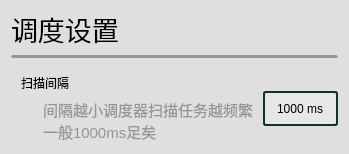
                     <widget class="QWidget" name="widget_95" native="true">
                      <property name="styleSheet">
                       <string notr="true">QWidget {
                background-color: #dfdfdf;  /* 背景颜色 */
				border-radius:10px;
            }
/* 调整勾选框的大小 */
QCheckBox::indicator {
	width: 20px;      /* 勾选框宽度 */
	height: 20px;     /* 勾选框高度 */
	outline:none;
border:none;
}

/* 可选：设置勾选框不同状态的样式 */
QCheckBox::indicator:unchecked {
	border: 2px solid #0f322f;
	border-radius: 3px;
}
QCheckBox::indicator:checked {
	background-color:#39C5BB;
	border: 2px solid #0f322f;
	border-radius: 3px;
	
}

/* 禁用状态 */
QCheckBox::indicator:disabled {
	background-color: #f0f0f0;
	border-color: #cccccc;
}
/* 1. 未选中（默认）状态的下边框 */
QLineEdit {
                /* 清除默认边框，只保留下边框 */
                border: none;
                border-bottom: 3px solid #969696;  /* 灰色下边框 */
                padding: 5px 0;  /* 上下下内边距，避免文字紧贴紧贴边框 */
				border-radius:0px;
                background: transparent;  /* 背景透明，只显示下边框 */
            }
            
            /* 2. 选中（获得焦点点）状态的下边框 */
QLineEdit:focus {
                border-bottom: 4px solid #39C5BB;  /* 蓝色下边框（突出显示） */
                outline: none;  /* 去除系统默认的聚焦外边框 */
            }
            
            /* 3. 鼠标略过（悬停）状态的下边框 */
QLineEdit:hover {
                border-bottom: 4px solid #39C5BB;  /* 深灰色下边框（中间状态） */
            }
/* QComboBox 样式 */
QComboBox {
    border: 2px solid #0f322f;  /* 边框颜色与CheckBox保持一致 */
    border-radius: 3px;
    padding: 5px 0px 5px 10px;  /* 右侧预留空间给自定义箭头 */
    background-color: #e7e7e7;
    min-height: 20px;
}

/* 隐藏QComboBox默认下拉按钮 */
QComboBox::drop-down {
    border: none;  /* 去除默认按钮边框 */

}

/* 自定义下拉箭头（使用三角形字符模拟） */
QComboBox::down-arrow {
    image: none;  /* 去除默认箭头 */
}

QComboBox::down-arrow:on {
    image: none;  /* 下拉状态也不显示默认箭头 */
}

/* 下拉列表样式 */
QComboBox QAbstractItemView {
    border: 2px solid #b5b5b5;
    border-radius: 3px;
    background-color: #e7e7e7;
    padding: 5px;
    selection-background-color: #39C5BB;  /* 选中项背景色 */
    selection-color: #000000;
}

/* 悬停和选中状态 */
QComboBox:hover {
    border-color: #39C5BB;
}

QComboBox:focus {
    border-color: #39C5BB;
    outline: none;
}

/* QSpinBox 样式 */
QSpinBox {
    border: 2px solid #0f322f;
    border-radius: 3px;
    padding: 5px 10px 5px 10px;  /* 右侧预留空间给自定义按钮 */
    background-color: #e7e7e7;
    min-height: 20px;
}

/* 隐藏QSpinBox默认上下按钮 */
QSpinBox::up-button, QSpinBox::down-button {
    border: none;
    width: 0;  /* 隐藏默认按钮 */
    height: 0;
}



/* 悬停和选中状态 */
QSpinBox:hover {
    border-color: #39C5BB;
}

QSpinBox:focus {
    border-color: #39C5BB;
    outline: none;
}

/* 解决QSpinBox编辑区域与整体样式冲突 */
QSpinBox::edit-focus {
    background-color: transparent;
    border: none;
    outline: none;
}

QPushButton{
min-height: 26px;
border: 2px solid #0f322f;  /* 2px宽的深灰色实线边框 */
background-color: #e7e7e7;
border-radius:3px;
outline:none;
color:#0f322f;
padding-top:2px;
padding-bottom:2px;
}
QPushButton::hover {
border: 2px solid #39C5BB;  /* 2px宽的深灰色实线边框 */
outline:none;
color:#39C5BB;
}
</string>
                      </property>
                      <layout class="QVBoxLayout" name="verticalLayout_175">
                       <property name="spacing">
                        <number>6</number>
                       </property>
                       <property name="topMargin">
                        <number>9</number>
                       </property>
                       <item>
                        <widget class="QLabel" name="label_231">
                         <property name="styleSheet">
                          <string notr="true">font-size:20pt;
border:none;</string>
                         </property>
                         <property name="text">
                          <string>调度设置</string>
                         </property>
                        </widget>
                       </item>
                       <item>
                        <widget class="QFrame" name="frame_44">
                         <property name="styleSheet">
                          <string notr="true">QWidget QFrame{
border:2px solid #969696;
border-radius:1px;
            }</string>
                         </property>
                         <property name="frameShape">
                          <enum>QFrame::Shape::HLine</enum>
                         </property>
                         <property name="frameShadow">
                          <enum>QFrame::Shadow::Raised</enum>
                         </property>
                        </widget>
                       </item>
                       <item>
                        <layout class="QGridLayout" name="gridLayout_16" rowstretch="0" columnstretch="5,0">
                         <property name="leftMargin">
                          <number>10</number>
                         </property>
                         <property name="topMargin">
                          <number>10</number>
                         </property>
                         <property name="rightMargin">
                          <number>0</number>
                         </property>
                         <property name="bottomMargin">
                          <number>0</number>
                         </property>
                         <property name="verticalSpacing">
                          <number>0</number>
                         </property>
                         <item row="0" column="0">
                          <widget class="QWidget" name="widget_18" native="true">
                           <property name="minimumSize">
                            <size>
                             <width>0</width>
                             <height>0</height>
                            </size>
                           </property>
                           <layout class="QVBoxLayout" name="verticalLayout_176">
                            <property name="spacing">
                             <number>6</number>
                            </property>
                            <property name="leftMargin">
                             <number>0</number>
                            </property>
                            <property name="topMargin">
                             <number>0</number>
                            </property>
                            <property name="rightMargin">
                             <number>0</number>
                            </property>
                            <property name="bottomMargin">
                             <number>0</number>
                            </property>
                            <item>
                             <widget class="QLabel" name="label_233">
                              <property name="toolTip">
                               <string>  - DxCam
    速度快，但是模拟器窗口必须在屏幕边界内，不能最小化或被遮挡
  - MuMu
    使用MuMu模拟器的接口截图，模拟器可以最小化/被遮挡
  - LD
    使用雷电模拟器的接口截图，模拟器可以最小化/被遮挡</string>
                              </property>
                              <property name="text">
                               <string>扫描间隔</string>
                              </property>
                             </widget>
                            </item>
                            <item>
                             <widget class="QLabel" name="label_234">
                              <property name="styleSheet">
                               <string notr="true">font-size:11pt;
color:#959595;
margin-left:18px;</string>
                              </property>
                              <property name="text">
                               <string>间隔越小调度器扫描任务越频繁
一般1000ms足矣</string>
                              </property>
                              <property name="textFormat">
                               <enum>Qt::TextFormat::AutoText</enum>
                              </property>
                              <property name="wordWrap">
                               <bool>true</bool>
                              </property>
                             </widget>
                            </item>
                           </layout>
                          </widget>
                         </item>
                         <item row="0" column="1" alignment="Qt::AlignmentFlag::AlignHCenter">
                          <widget class="QSpinBox" name="scan_inerval">
                           <property name="maximumSize">
                            <size>
                             <width>110</width>
                             <height>35</height>
                            </size>
                           </property>
                           <property name="wrapping">
                            <bool>false</bool>
                           </property>
                           <property name="frame">
                            <bool>true</bool>
                           </property>
                           <property name="suffix">
                            <string> ms</string>
                           </property>
                           <property name="minimum">
                            <number>50</number>
                           </property>
                           <property name="maximum">
                            <number>9999</number>
                           </property>
                           <property name="value">
                            <number>1000</number>
                           </property>
                          </widget>
                         </item>
                        </layout>
                       </item>
                      </layout>
                     </widget>
